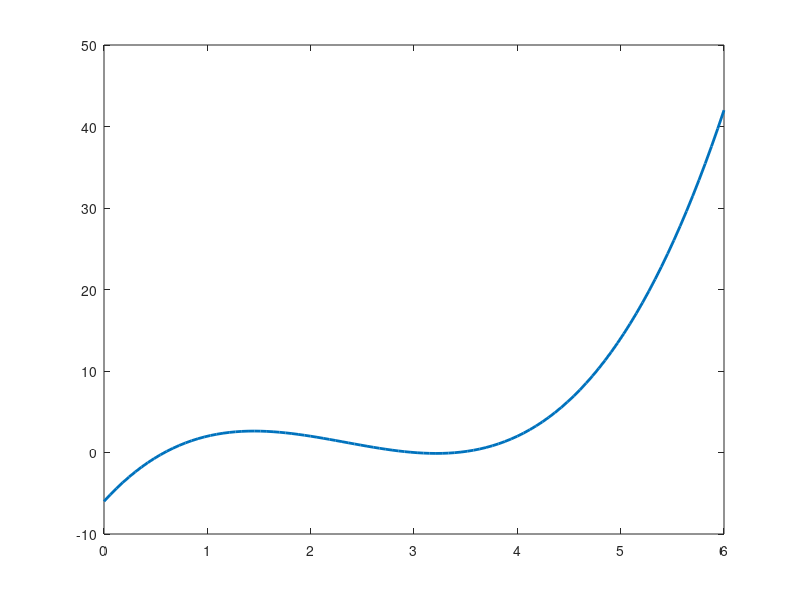

MATLAB code for this plot: (Note: this script raises an error after producing the figure.)
f = @(x) x.^3-7*x.^2+14*x-6;
X = linspace(0, 6, 100);
Y = f(X);
plot(X, Y, 'lineWidth', 2)
eps = 10^(-3);
syms x
df = diff(f, x, 1);
[x1] = MetNR(f, df, 0.5, eps);
[x2] = MetNR(f, df, 2.75, eps);
[x3] = MetNR(f, df, 3.75, eps);
grid on
xl = xlim;
yl = ylim;

hold on

line(xl, [0 0], 'Color', 'k')
line([0 0], yl, 'Color', 'k')

hold off